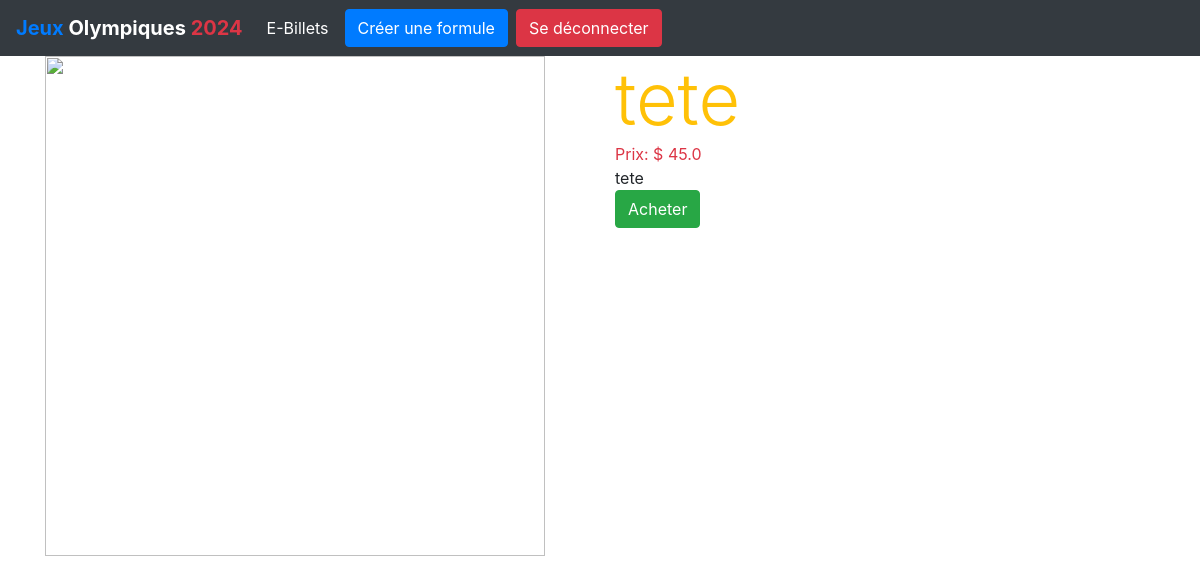
Screenshot of /billeterie/17 (signed in) with the database file from the repository.
### shop/models.py (models this page shows, shortened)
class Product(models.Model):
    title = models.CharField(max_length=200)
    price = models.FloatField()
    description = models.TextField(blank=True)
    image = models.CharField(max_length=5000, blank=True)
    date_added = models.DateTimeField(auto_now=True)
    quantity = models.IntegerField(default=0)
    class Meta:
        ordering = ['-date_added']

### shop/views.py (the view)
# urls.py: path('billeterie/<int:myid>', detail, name="detail"),
def detail(request, myid):
    product_object = Product.objects.get(id=myid)
    return render(request, 'shop/detail.html', {'product': product_object})

### shop/templates/shop/detail.html
{% extends 'shop/base.html' %}
{% block content %}
    <div class="row">
        <div class="col-md-6">
            <div>
                <img src="{{ product.image }}" width="500px" height="500px" alt="">
            </div>
        </div>
        <div class="col-md-6">
            <div class="text-warning display-3">
                {{ product.title }}
            </div>
            <div class="text-danger ">
               Prix:  $ {{ product.price }}
            </div>
            <div>
                {{ product.description }}
            </div>
            <a href="#"><button class="btn btn-success">Acheter</button></a>
        </div>
    </div>
{% endblock %}

### rows the page displays
Product: title "tete", price "45.0", description "tete"
